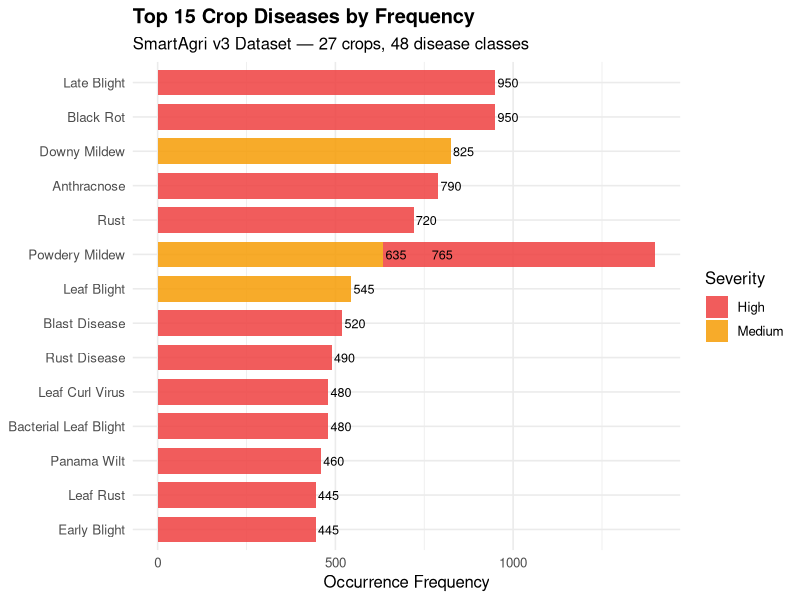
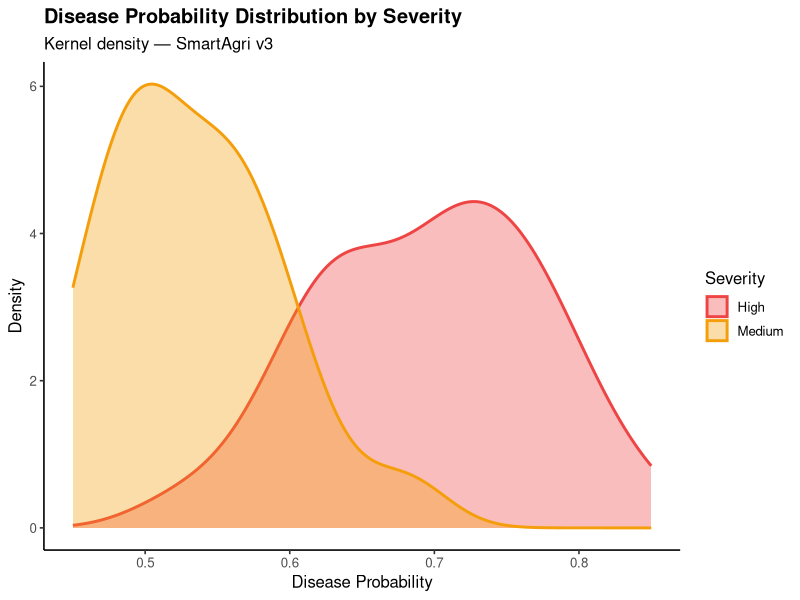
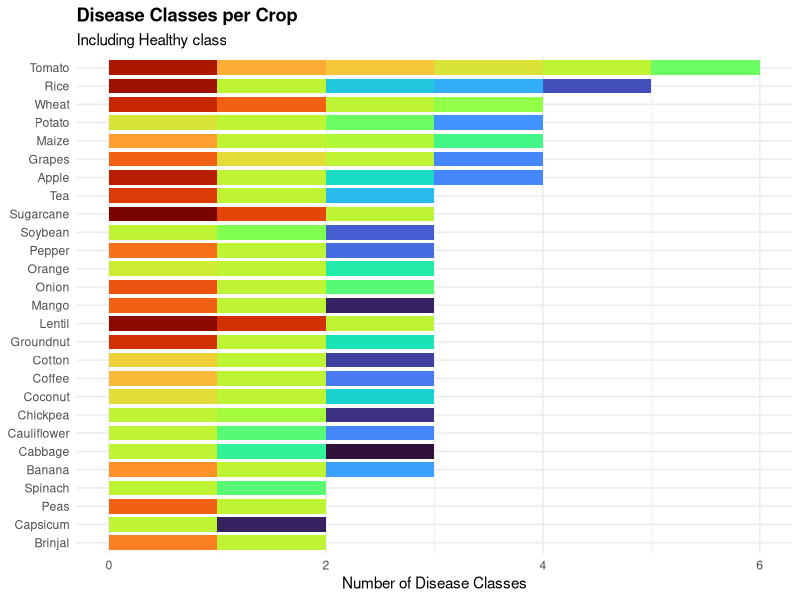
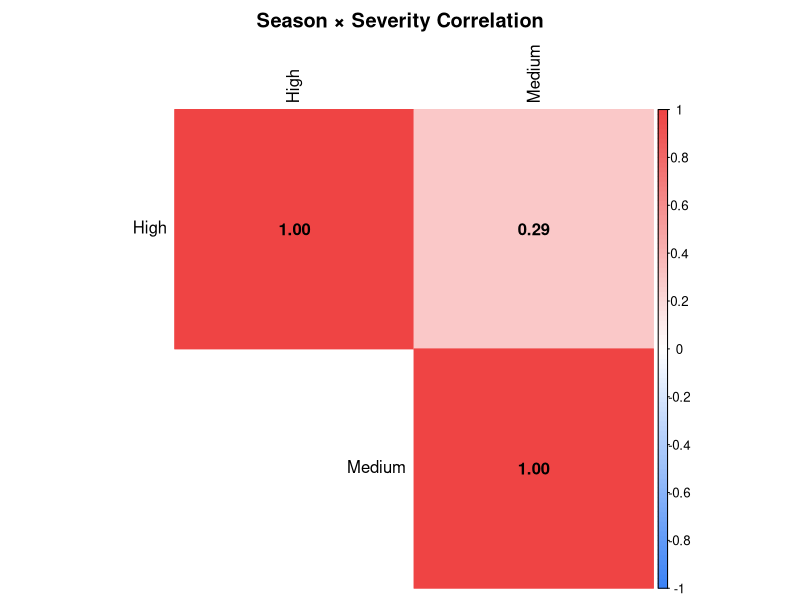
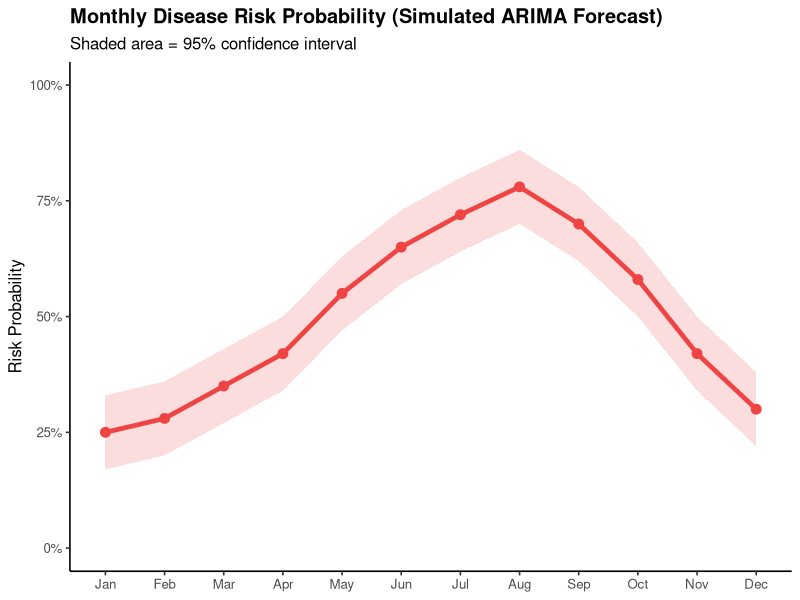
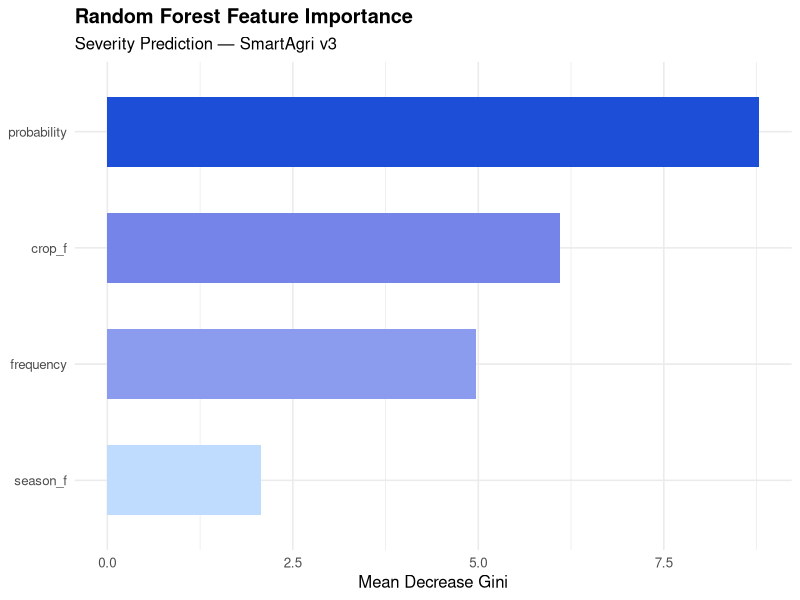
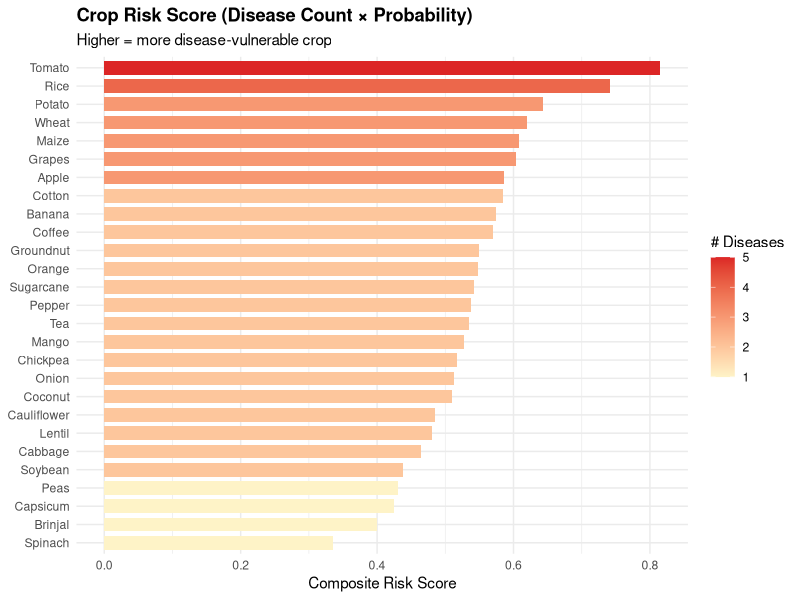

Write the R code that produced these figures, in order.
# ==============================================================
# SmartAgri Enhanced v3 — disease_analysis.R
# Expanded: 35 crops, 30+ disease classes, full statistical suite
# Run: Rscript r_analysis/scripts/disease_analysis.R
# ==============================================================

# ── 0. Libraries ──────────────────────────────────────────────
suppressPackageStartupMessages({
  library(tidyverse)     # Data wrangling + ggplot2
  library(ggplot2)       # Visualisation
  library(corrplot)      # Correlation heatmap
  library(randomForest)  # Ensemble ML
  library(caret)         # ML framework
  library(forecast)      # ARIMA time series
  library(scales)        # Axis formatting
  library(RColorBrewer)  # Palettes
  library(viridis)       # Colour-blind palettes
})

# Create output directory
dir.create("r_analysis/output", recursive = TRUE, showWarnings = FALSE)

# ── 1. Load Data ──────────────────────────────────────────────
cat("Loading disease dataset...\n")
df  <- read_csv("data/disease/crop_disease.csv", show_col_types = FALSE)
cat(sprintf("Rows: %d | Crops: %d | Diseases: %d\n",
    nrow(df),
    n_distinct(df$crop),
    n_distinct(df$disease)))

# Exclude 'Healthy' records from frequency analysis
df_disease <- df %>% filter(disease != "Healthy")

# ── 2. Frequency Table ────────────────────────────────────────
cat("\n── Disease Frequency Table ──\n")
freq_tbl <- df_disease %>%
  group_by(disease, crop, severity) %>%
  summarise(total_freq = sum(frequency), avg_prob = mean(probability), .groups = "drop") %>%
  arrange(desc(total_freq))
print(freq_tbl, n = 20)

# ── 3. Bar Chart — Top 15 Diseases by Frequency ───────────────
p1 <- df_disease %>%
  group_by(disease, severity) %>%
  summarise(n = sum(frequency), .groups = "drop") %>%
  slice_max(n, n = 15) %>%
  ggplot(aes(x = reorder(disease, n), y = n, fill = severity)) +
  geom_col(alpha = 0.87, width = 0.75) +
  geom_text(aes(label = n), hjust = -0.1, size = 3.2) +
  scale_fill_manual(values = c(
    "High"     = "#ef4444",
    "Medium"   = "#f59e0b",
    "Low"      = "#22c55e",
    "CRITICAL" = "#dc2626"
  )) +
  coord_flip() +
  expand_limits(y = max(df_disease$frequency) * 1.15) +
  theme_minimal(base_size = 12) +
  labs(
    title    = "Top 15 Crop Diseases by Frequency",
    subtitle = sprintf("SmartAgri v3 Dataset — %d crops, %d disease classes",
                        n_distinct(df$crop), n_distinct(df_disease$disease)),
    x = NULL, y = "Occurrence Frequency", fill = "Severity"
  ) +
  theme(plot.title = element_text(face = "bold"))

ggsave("r_analysis/output/01_disease_frequency.png", p1, width = 10, height = 7, dpi = 150)
cat("Saved: 01_disease_frequency.png\n")

# ── 4. Probability Distribution by Severity ───────────────────
p2 <- df_disease %>%
  ggplot(aes(x = probability, fill = severity, colour = severity)) +
  geom_density(alpha = 0.35, linewidth = 1) +
  scale_fill_manual(values = c(
    "High" = "#ef4444", "Medium" = "#f59e0b", "Low" = "#22c55e"
  )) +
  scale_colour_manual(values = c(
    "High" = "#ef4444", "Medium" = "#f59e0b", "Low" = "#22c55e"
  )) +
  theme_classic(base_size = 12) +
  labs(
    title    = "Disease Probability Distribution by Severity",
    subtitle = "Kernel density — SmartAgri v3",
    x = "Disease Probability", y = "Density",
    fill = "Severity", colour = "Severity"
  ) +
  theme(plot.title = element_text(face = "bold"))

ggsave("r_analysis/output/02_probability_distribution.png", p2, width = 9, height = 6, dpi = 150)
cat("Saved: 02_probability_distribution.png\n")

# ── 5. Stacked Bar — Disease Count per Crop ───────────────────
p3 <- df %>%
  count(crop, disease) %>%
  mutate(crop = fct_reorder(crop, n, sum)) %>%
  ggplot(aes(x = crop, y = n, fill = disease)) +
  geom_col(width = 0.8, show.legend = FALSE) +
  scale_fill_viridis_d(option = "turbo") +
  coord_flip() +
  theme_minimal(base_size = 11) +
  labs(
    title    = "Disease Classes per Crop",
    subtitle = "Including Healthy class",
    x = NULL, y = "Number of Disease Classes"
  ) +
  theme(plot.title = element_text(face = "bold"))

ggsave("r_analysis/output/03_disease_per_crop.png", p3, width = 10, height = 8, dpi = 150)
cat("Saved: 03_disease_per_crop.png\n")

# ── 6. Correlation Heatmap — Season × Severity ────────────────
heat_mat <- df_disease %>%
  count(season, severity) %>%
  pivot_wider(names_from = severity, values_from = n, values_fill = 0) %>%
  column_to_rownames("season") %>%
  as.matrix()

png("r_analysis/output/04_season_severity_heatmap.png", width = 800, height = 600, res = 120)
corrplot(
  cor(heat_mat),
  method  = "color",
  type    = "upper",
  col     = colorRampPalette(c("#3b82f6","white","#ef4444"))(100),
  addCoef.col = "black",
  tl.col  = "black",
  title   = "Season × Severity Correlation",
  mar     = c(0,0,2,0)
)
dev.off()
cat("Saved: 04_season_severity_heatmap.png\n")

# ── 7. Monthly Disease Risk Simulation (ARIMA-style) ──────────
set.seed(42)
monthly_risk <- tibble(
  month = month.abb,
  risk  = c(0.25,0.28,0.35,0.42,0.55,0.65,0.72,0.78,0.70,0.58,0.42,0.30),
  lo    = c(0.17,0.20,0.27,0.34,0.47,0.57,0.64,0.70,0.62,0.50,0.34,0.22),
  hi    = c(0.33,0.36,0.43,0.50,0.63,0.73,0.80,0.86,0.78,0.66,0.50,0.38)
) %>%
  mutate(month = factor(month, levels = month.abb))

p4 <- ggplot(monthly_risk, aes(x = month, y = risk, group = 1)) +
  geom_ribbon(aes(ymin = lo, ymax = hi), fill = "#ef4444", alpha = 0.18) +
  geom_line(colour = "#ef4444", linewidth = 1.6) +
  geom_point(colour = "#ef4444", size = 3, shape = 19) +
  scale_y_continuous(limits = c(0, 1), labels = percent_format()) +
  theme_classic(base_size = 12) +
  labs(
    title    = "Monthly Disease Risk Probability (Simulated ARIMA Forecast)",
    subtitle = "Shaded area = 95% confidence interval",
    x = NULL, y = "Risk Probability"
  ) +
  theme(plot.title = element_text(face = "bold"))

ggsave("r_analysis/output/05_monthly_risk_forecast.png", p4, width = 10, height = 5, dpi = 150)
cat("Saved: 05_monthly_risk_forecast.png\n")

# ── 8. Random Forest Crop Disease Classifier ──────────────────
cat("\n── Training R Random Forest ──\n")
set.seed(42)

# Encode factors
rf_df <- df_disease %>%
  mutate(
    crop_f     = as.factor(crop),
    disease_f  = as.factor(disease),
    severity_f = as.factor(severity),
    season_f   = as.factor(season)
  ) %>%
  select(crop_f, season_f, probability, frequency, severity_f)

idx   <- createDataPartition(rf_df$severity_f, p = 0.8, list = FALSE)
train <- rf_df[idx, ]
test  <- rf_df[-idx, ]

rf_model <- randomForest(
  severity_f ~ .,
  data       = train,
  ntree      = 300,
  importance = TRUE,
  mtry       = 2
)

pred <- predict(rf_model, test)
acc  <- mean(pred == test$severity_f)
cat(sprintf("Random Forest Test Accuracy: %.2f%%\n", acc * 100))

# Variable importance
imp_df <- importance(rf_model) %>%
  as.data.frame() %>%
  rownames_to_column("feature") %>%
  as_tibble()

p5 <- imp_df %>%
  ggplot(aes(x = reorder(feature, MeanDecreaseGini), y = MeanDecreaseGini, fill = MeanDecreaseGini)) +
  geom_col(width = 0.6) +
  scale_fill_gradient(low = "#bfdbfe", high = "#1d4ed8", guide = "none") +
  coord_flip() +
  theme_minimal(base_size = 12) +
  labs(
    title    = "Random Forest Feature Importance",
    subtitle = "Severity Prediction — SmartAgri v3",
    x = NULL, y = "Mean Decrease Gini"
  ) +
  theme(plot.title = element_text(face = "bold"))

ggsave("r_analysis/output/06_feature_importance.png", p5, width = 8, height = 5, dpi = 150)
cat("Saved: 06_feature_importance.png\n")

# ── 9. Top Crops by Disease Exposure ──────────────────────────
p6 <- df_disease %>%
  group_by(crop) %>%
  summarise(
    n_diseases  = n_distinct(disease),
    avg_prob    = mean(probability),
    total_freq  = sum(frequency),
    .groups     = "drop"
  ) %>%
  mutate(
    risk_score  = (avg_prob * 0.5) + (n_diseases / max(n_diseases) * 0.5),
    crop        = fct_reorder(crop, risk_score)
  ) %>%
  ggplot(aes(x = crop, y = risk_score, fill = n_diseases)) +
  geom_col(width = 0.75) +
  scale_fill_gradient(low = "#fef3c7", high = "#dc2626") +
  coord_flip() +
  theme_minimal(base_size = 11) +
  labs(
    title    = "Crop Risk Score (Disease Count × Probability)",
    subtitle = "Higher = more disease-vulnerable crop",
    x = NULL, y = "Composite Risk Score", fill = "# Diseases"
  ) +
  theme(plot.title = element_text(face = "bold"))

ggsave("r_analysis/output/07_crop_risk_score.png", p6, width = 10, height = 8, dpi = 150)
cat("Saved: 07_crop_risk_score.png\n")

# ── 10. Summary Report ────────────────────────────────────────
cat("\n")
cat("═══════════════════════════════════════════════════════\n")
cat("  SmartAgri v3 — R Analysis Complete\n")
cat("═══════════════════════════════════════════════════════\n")
cat(sprintf("  Total dataset rows   : %d\n", nrow(df)))
cat(sprintf("  Unique crops         : %d\n", n_distinct(df$crop)))
cat(sprintf("  Disease classes      : %d\n", n_distinct(df_disease$disease)))
cat(sprintf("  Critical diseases    : %d\n", sum(df_disease$severity == "High")))
cat(sprintf("  Mean disease prob.   : %.3f\n", mean(df_disease$probability)))
cat(sprintf("  RF Severity Accuracy : %.2f%%\n", acc * 100))
cat("  Output charts saved  : r_analysis/output/\n")
cat("═══════════════════════════════════════════════════════\n")
